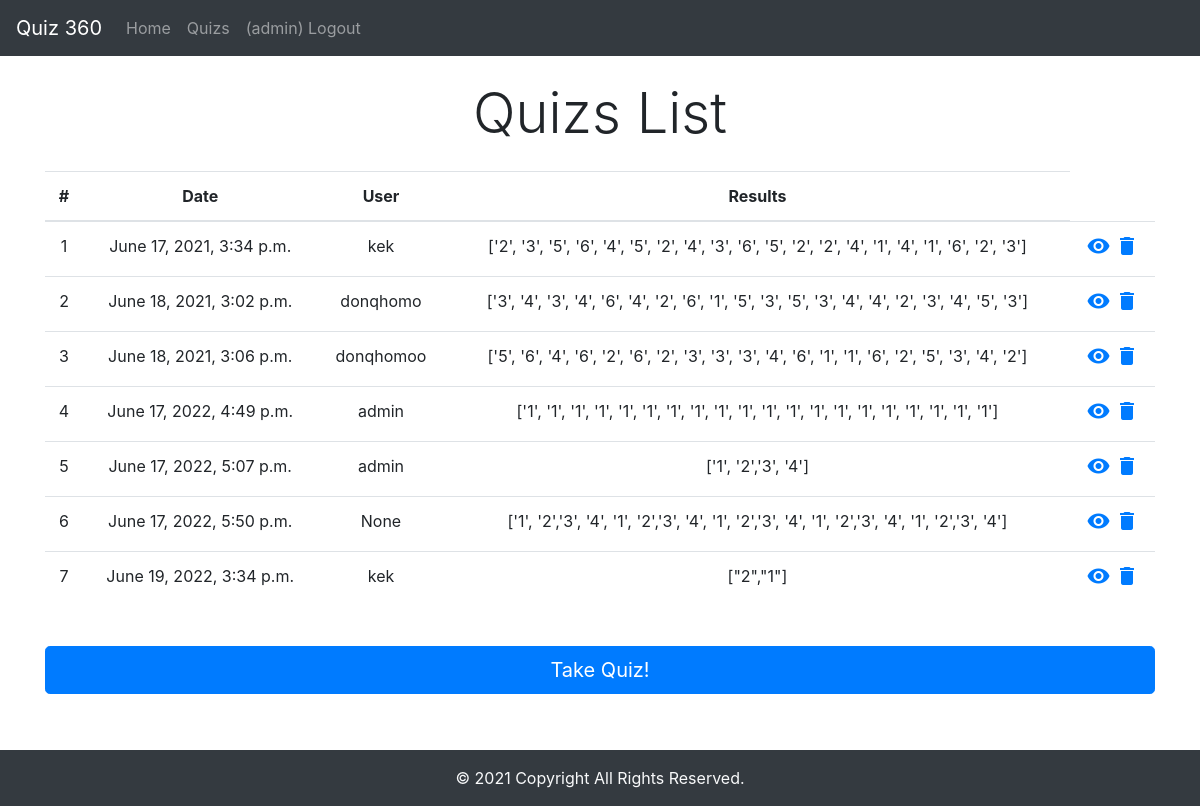
Page /quizs/ (signed in) on the committed database.
### accs/models.py (models this page shows, shortened)
class Quiz(models.Model):
    name = models.CharField(max_length=200, null=True, default='360')
    uname = models.ForeignKey(User, null=True, related_name='ownership', on_delete=models.SET_NULL)
    res = models.CharField(max_length=200, null=True)
    questions = models.ManyToManyField(Question)
    date_created= models.DateTimeField(auto_now_add=True, null=True)
    history = HistoricalRecords()

### accs/views.py (the view)
# urls.py: path('quizs/', views.quizs, name="quizs"),
@login_required
def quizs(req):
    quizs = Quiz.objects.all()
    ctx = {'quizs':quizs}
    return render(req, 'accs/quizs.html', ctx)

### accs/templates/accs/quizs.html
{% extends 'accs/main.html' %}
{% block content %}
<div class="container text-center my-4">
    <h1 class="display-4">Quizs List</h1>
</div>
<div class="container text-center my-4">
  {% if quizs %}
    <table class="table table-hover">
      <thead>
        <tr>
          <th scope="col">#</th>
          <th scope="col">Date</th>
          <th scope="col">User</th>
          <th scope="col">Results</th>
        </tr>
      </thead>
      <tbody>
        {% for s in quizs %}
          <tr>
              <td>{{forloop.counter}}</td>
              <td>{{s.date_created}}</td>
              <td>{{s.uname}}</td>
              <td>{{s.res}}</td>
              <td>
                <a href="{% url 'results' s.id %}" class="view" title="View" data-toggle="tooltip"><i class="material-icons">visibility</i></a>
                <a href="{% url 'deleteQuiz' s.id %}" class="delete" title="Delete" data-toggle="tooltip"><i class="material-icons">&#xE872;</i></a>
              </td>
          </tr>
        {% endfor %}
      </tbody>
    </table>
  {% else %}
    <h2>No quizs yet. Take one!</h2>
  {% endif %}
  <div class="form-group row">
    <div class="container text-center">
      <a href="{% url 'createQuiz' %}" class="btn btn-primary btn-lg btn-block my-4">Take Quiz!</a>
    </div>
  </div>
  <br><br>
</div>
{% endblock %}

### accs/templates/accs/main.html (shortened to what this page needs)
<!DOCTYPE html>
<html lang="en">
<head>
    <link rel="stylesheet" href="https://maxcdn.bootstrapcdn.com/bootstrap/4.0.0/css/bootstrap.min.css">
</head>
<body>
    {% include 'accs/nav.html' %}
    {% block content %}
    {% endblock %}
    {% include 'accs/footer.html' %}
</body>
</html>

### accs/templates/accs/nav.html (shortened to what this page needs)
<nav class="navbar navbar-expand-lg navbar-dark bg-dark">
    <a class="navbar-brand" href="#">Quiz 360</a>
    <div class="collapse navbar-collapse" id="navbarNavAltMarkup">
      <div class="navbar-nav">
        <a class="nav-item nav-link" href="/">Home</a>
        <a class="nav-item nav-link" href="/quizs/">Quizs</a>
        {% if user.is_authenticated %}
          <a class="nav-item nav-link" href="{% url 'logout'%}?next={{request.path}}">({{ user.get_username }}) Logout </a>
        {% else %}
          <a class="nav-item nav-link" href="{% url 'login'%}?next={{request.path}}">Login</a>
        {% endif %}
      </div>
    </div>
  </nav>

### accs/templates/accs/footer.html
<footer class="bg-dark text-light text-center text-lg-start fixed-bottom">
    <div class="p-3">
      © 2021 Copyright All Rights Reserved.
    </div>
</footer>

### rows in the picture
Quiz: date_created "June 17, 2021, 3:34 p.m.", uname "kek", res "['2', '3', '5', '6', '4', '5', '2', '4', '3', '6', '5', '2', '2', '4', '1', '4', '1', '6', '2', '3']"
Quiz: date_created "June 18, 2021, 3:02 p.m.", uname "donqhomo", res "['3', '4', '3', '4', '6', '4', '2', '6', '1', '5', '3', '5', '3', '4', '4', '2', '3', '4', '5', '3']"
Quiz: date_created "June 18, 2021, 3:06 p.m.", uname "donqhomoo", res "['5', '6', '4', '6', '2', '6', '2', '3', '3', '3', '4', '6', '1', '1', '6', '2', '5', '3', '4', '2']"
Quiz: date_created "June 17, 2022, 4:49 p.m.", uname "admin", res "['1', '1', '1', '1', '1', '1', '1', '1', '1', '1', '1', '1', '1', '1', '1', '1', '1', '1', '1', '1']"
Quiz: date_created "June 17, 2022, 5:07 p.m.", uname "admin", res "['1', '2','3', '4']"
Quiz: date_created "June 17, 2022, 5:50 p.m.", uname "None", res "['1', '2','3', '4', '1', '2','3', '4', '1', '2','3', '4', '1', '2','3', '4', '1', '2','3', '4']"
Quiz: date_created "June 19, 2022, 3:34 p.m.", uname "kek", res "[\"2\",\"1\"]"

### other values in the picture
{{ user.get_username }} "admin"
